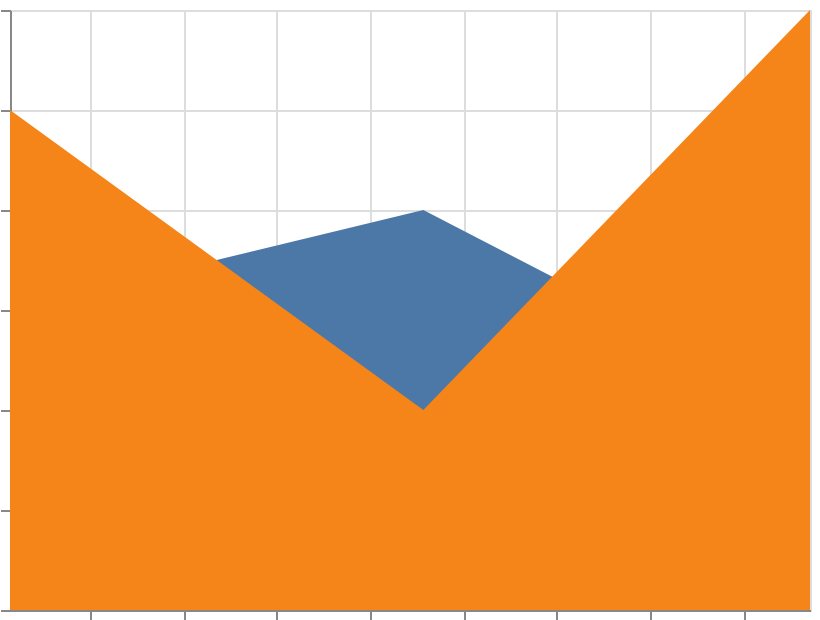

Vega-Lite specification for this chart:
### Vega-Lite specification from a JSON file in a GitHub repository (floating-point values rounded to 4 significant figures)
{"$schema": "https://vega.github.io/schema/vega-lite/v6.json", "width": 400, "height": 300, "padding": 5, "autosize": "none", "data": {"name": "table", "values": [{"date": "2024-01", "cat": "A", "val": 3}, {"date": "2024-01", "cat": "B", "val": 5}, {"date": "2024-02", "cat": "A", "val": 4}, {"date": "2024-02", "cat": "B", "val": 2}, {"date": "2024-03", "cat": "A", "val": 2}, {"date": "2024-03", "cat": "B", "val": 6}]}, "mark": "area", "encoding": {"x": {"field": "date", "type": "temporal"}, "y": {"field": "val", "type": "quantitative", "stack": "wiggle"}, "color": {"field": "cat", "type": "nominal"}}}
